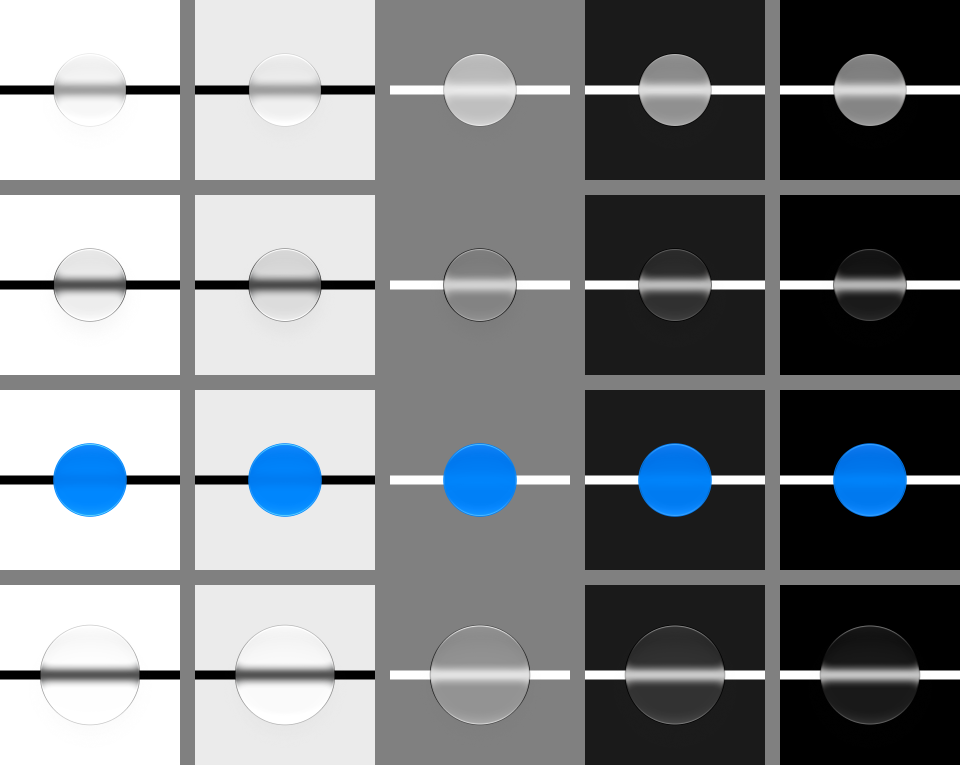
#> input picture research/liquid-glass/figma27/sheet-3x.png, 1920 x 1530 px (shown at 1/2 size)
$ python analyze_figma27.py
#> lines starting #> are read from the running program, lines starting #| are printed output that depends on the picture
"""iOS 27 (Apple's Figma kit, figma27/*.png, 3x): interior transfer, edge profile, vertical profile.

    python3 analyze_figma27.py [sheet.png sizes.png]   → data/figma27.json (+ printed tables)

Layouts (pt, 3x renders), measured from the images:
  sheet: 5 × 4 tiles of 120 pt at a 130 pt pitch; backdrops 255, 235, 128, 26, 0; a 6 pt stripe
         across each tile's centre (black on 255/235, white on the rest); a circle centred in the
         tile, 48 pt (rows 0–2: regular light, regular dark, prominent) or 66 pt (row 3: clear).
  sizes: 4 × 2 tiles of 340 × 320 pt at 350 / 330 pt; backdrops white, ebebeb, a blue→orange
         gradient, 1a1a1a; a 160×44 bar at (90, 20) and a 300×200 capsule at (20, 100), each with a
         4 pt stripe through its centre. Row 0 light, row 1 dark.
Edge profile: luminance minus the bare backdrop by signed distance (1 px = ⅓ pt bins, negative
inside) in 8 normal directions (0° = right, 90° = down), away from the stripe.
"""
import json
import sys
from pathlib import Path

import numpy as np
from PIL import Image

ROOT = Path(__file__).resolve().parent.parent
FIG = ROOT / "figma27"
S = 3
SHEET_BG = [255, 235, 128, 26, 0]
SHEET_ROWS = [("regular", "light", 48), ("regular", "dark", 48), ("prominent", "light", 48), ("clear", "light", 66)]
SIZES_BG = ["ffffff", "ebebeb", "gradient", "1a1a1a"]


def load(path):
    return np.asarray(Image.open(path).convert("RGB")).astype(np.float64)


def circle_geo(cx, cy, r, h, w):
    yy, xx = np.mgrid[0:h, 0:w].astype(np.float64) + 0.5
    dx, dy = xx - cx, yy - cy
    rr = np.hypot(dx, dy)
    return rr - r, dx / np.maximum(rr, 1e-9), dy / np.maximum(rr, 1e-9)


def capsule_geo(x, y, w, h, H, W):
    """Signed distance (px) of a capsule/rounded box with radius min(w, h)/2."""
    r = min(w, h) / 2
    yy, xx = np.mgrid[0:H, 0:W].astype(np.float64) + 0.5
    cx, cy = x + w / 2, y + h / 2
    qx = np.abs(xx - cx) - w / 2 + r
    qy = np.abs(yy - cy) - h / 2 + r
    ox, oy = np.maximum(qx, 0), np.maximum(qy, 0)
    out = np.hypot(ox, oy)
    d = out + np.minimum(np.maximum(qx, qy), 0) - r
    nx = np.where(out > 0, ox / np.maximum(out, 1e-9), np.where(qx > qy, 1.0, 0.0)) * np.sign(xx - cx)
    ny = np.where(out > 0, oy / np.maximum(out, 1e-9), np.where(qx > qy, 0.0, 1.0)) * np.sign(yy - cy)
    return d, nx, ny


def profile(lum, bg, d, nx, ny, stripe_mask, dmin=-12, dmax=9):
    """Δ luminance by distance bin (px) for 8 directions, stripe excluded."""
    ang = (np.degrees(np.arctan2(ny, nx)) + 360 + 22.5) % 360 // 45
    di = np.floor(d).astype(int)
    out = {}
    for a in range(8):
        row = []
        for k in range(dmin, dmax):
            m = (ang == a) & (di == k) & ~stripe_mask
            row.append(round(float(np.median(lum[m] - bg[m])), 1) if m.sum() > 3 else None)
        out[a * 45] = row
    return {"d_px": list(range(dmin, dmax)), "by_angle": out}


def main():
    sheet = load(sys.argv[1] if len(sys.argv) > 1 else FIG / "sheet-3x.png")
    sizes = load(sys.argv[2] if len(sys.argv) > 2 else FIG / "sizes-3x.png")
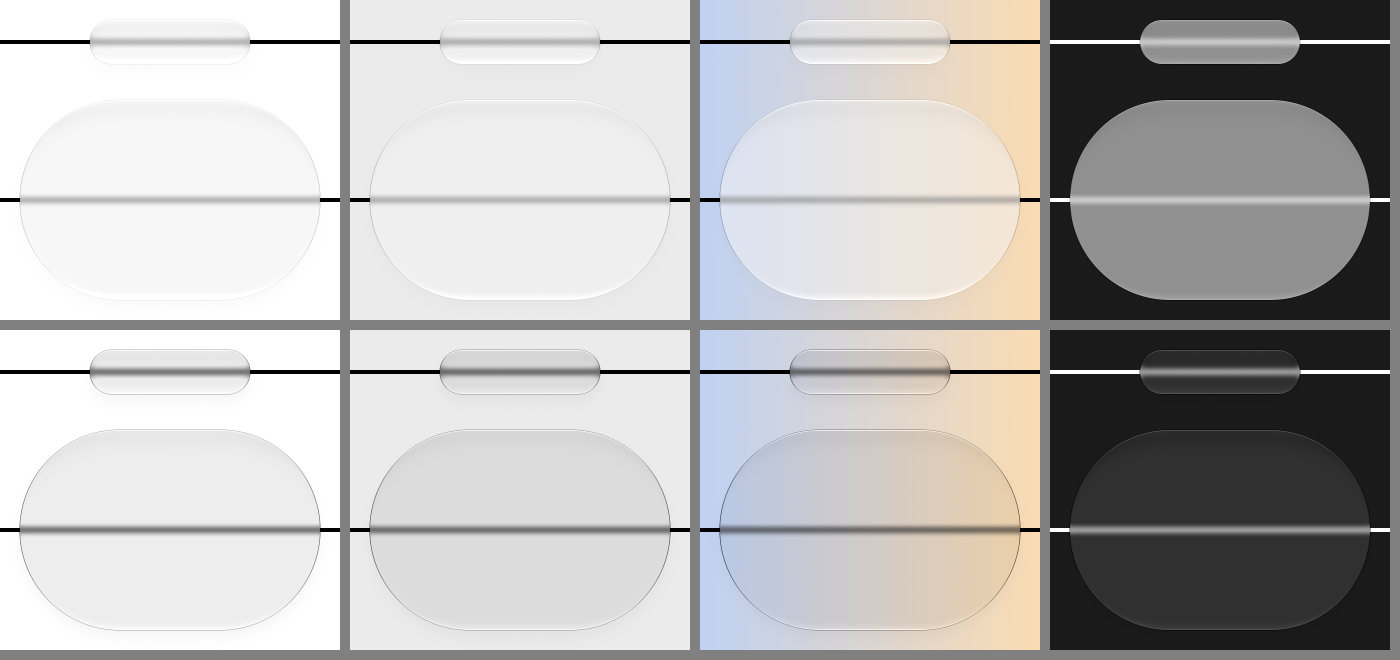
#> input picture research/liquid-glass/figma27/sizes-3x.png, 4200 x 1980 px (shown at 1/3 size)
    result = {"sheet": {}, "sizes": {}}
    for row, (variant, scheme, size) in enumerate(SHEET_ROWS):
        for col, bgv in enumerate(SHEET_BG):
            y0, x0 = row * 390, col * 390
            tile = sheet[y0:y0 + 360, x0:x0 + 360]
            lum = tile.mean(axis=2)
            h, w = lum.shape
            d, nx, ny = circle_geo(180, 180, size * S / 2, h, w)
            stripe = np.abs(np.mgrid[0:h, 0:w][0] + 0.5 - 180) < 9 + 6
            bg = np.full_like(lum, float(bgv))
            inner = d < -9
            upper = inner & (np.mgrid[0:h, 0:w][0] < 180 - 15)
            lower = inner & (np.mgrid[0:h, 0:w][0] > 180 + 15)
            key = f"{variant}-{scheme}/{bgv}"
            result["sheet"][key] = {
                "upper": round(float(np.median(lum[upper])), 1),
                "lower": round(float(np.median(lum[lower])), 1),
                "edge": profile(lum, bg, d, nx, ny, stripe),
            }
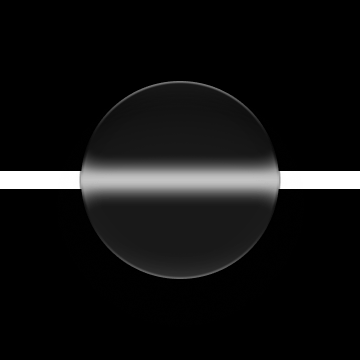
#> lum: shape (360, 360) float64; min 0, max 255, mean 18.2
#> after the loop, result = 2 items
    for row, scheme in enumerate(["light", "dark"]):
        for col, bgname in enumerate(SIZES_BG):
            y0, x0 = row * 990, col * 1050
            tile = sizes[y0:y0 + 960, x0:x0 + 1020]
            lum = tile.mean(axis=2)
            h, w = lum.shape
            # Bare backdrop: the tile's first row repeated (flat, or the horizontal gradient).
            bgimg = np.repeat(tile[2:3], h, axis=0)
            bg = bgimg.mean(axis=2)
            yy = np.mgrid[0:h, 0:w][0] + 0.5
            for name, (x, y, ww, hh), half in [("bar", (90, 20, 160, 44), 6), ("capsule", (20, 100, 300, 200), 6)]:
                d, nx, ny = capsule_geo(x * S, y * S, ww * S, hh * S, h, w)
                cy = (y + hh / 2) * S
                stripe = np.abs(yy - cy) < half + 9
                inner = (d < -12) & ~stripe
                key = f"{name}-{scheme}/{bgname}"
                entry = {
                    "edge": profile(lum, bg, d, nx, ny, stripe | (d < -40)),
                    "interior": round(float(np.median(lum[inner])), 1),
                    "backdrop": round(float(np.median(bg[inner])), 1),
                }
                # Chroma kept (gradient): mean (max−min) inside vs the backdrop under it.
                chroma = tile.max(axis=2) - tile.min(axis=2)
                bchroma = bgimg.max(axis=2) - bgimg.min(axis=2)
                entry["chroma_ratio"] = round(float(chroma[inner].mean() / max(bchroma[inner].mean(), 1e-6)), 3)
                # Vertical profile through the centre column band, interior only (pt from top).
                col_band = (np.abs(np.mgrid[0:h, 0:w][1] + 0.5 - (x + ww / 2) * S) < 30) & (d < -3) & ~stripe
                rows = []
                for k in range(int(y * S), int((y + hh) * S), 6):
                    m = col_band & (yy >= k) & (yy < k + 6)
                    if m.any():
                        rows.append([round((k - y * S) / S, 1), round(float(np.median(lum[m] - bg[m])), 1)])
                entry["vertical"] = rows
                result["sizes"][key] = entry
#> this loop made 2 passes
#> pass 1, in profile (call 21), `ang = (np.degrees(np.arctan2(ny, nx)) + 360 + 22.5) % 360 // 45`:
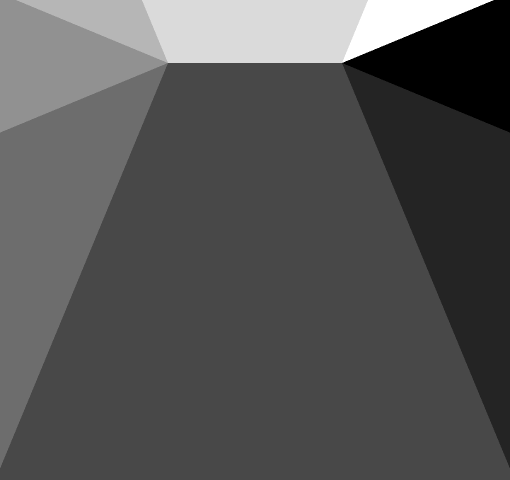
#> ang: shape (960, 1020) float64 (shown at 1/2 size); min 0, max 7, mean 2.34; drawn with min black and max white
#> pass 1, in profile (call 21), `di = np.floor(d).astype(int)`:
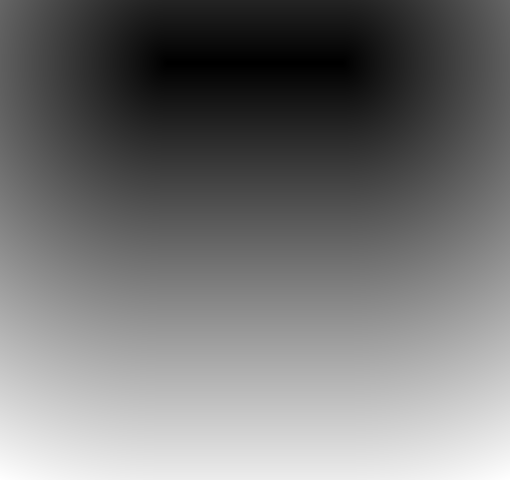
#> di: shape (960, 1020) int64 (shown at 1/2 size); min -66, max 832, mean 346.4; drawn with min black and max white
#> pass 1, in profile (call 22), `ang = (np.degrees(np.arctan2(ny, nx)) + 360 + 22.5) % 360 // 45`:
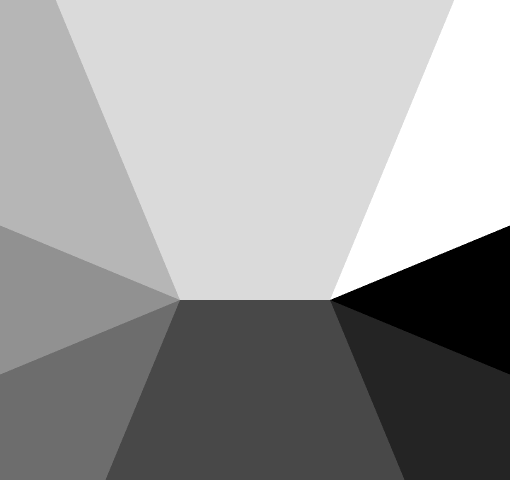
#> ang: shape (960, 1020) float64 (shown at 1/2 size); min 0, max 7, mean 4.28; drawn with min black and max white
#> pass 1, in profile (call 22), `di = np.floor(d).astype(int)`:
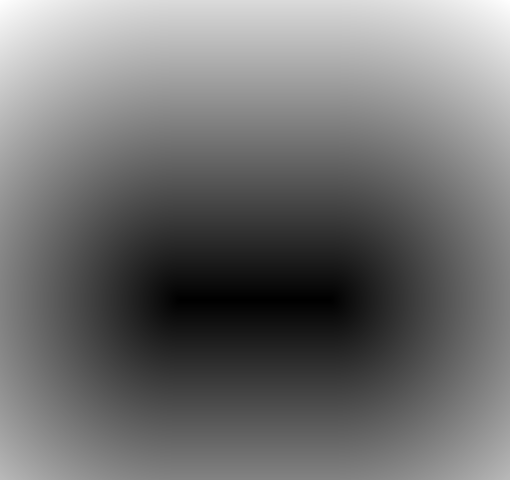
#> di: shape (960, 1020) int64 (shown at 1/2 size); min -300, max 399, mean 12.5; drawn with min black and max white
#> after the loop:
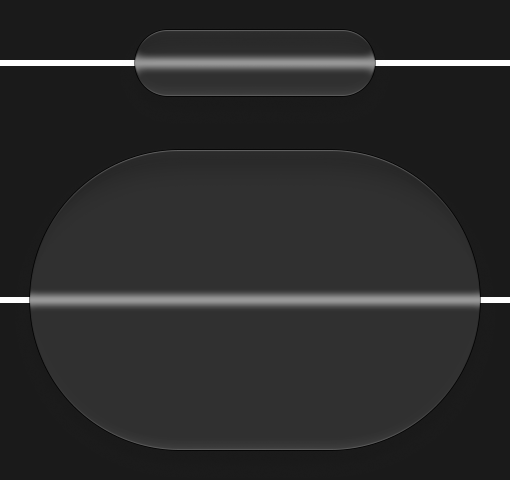
#> lum: shape (960, 1020) float64 (shown at 1/2 size); min 0, max 255, mean 42.7
    (ROOT / "data" / "figma27.json").write_text(json.dumps(result, indent=1))
    print("interior (sheet, 48/66 pt, upper / lower half):")
    for k, v in result["sheet"].items():
        print(f"  {k:22s} {v['upper']:6.1f} / {v['lower']:6.1f}")
#> this loop made 20 passes
#> k on passes 1 to 12: 'regular-light/255', 'regular-light/235', 'regular-light/128', 'regular-light/26', 'regular-light/0', 'regular-dark/255', 'regular-dark/235', 'regular-dark/128', 'regular-dark/26', 'regular-dark/0', 'prominent-light/255', 'prominent-light/235'
#|   regular-light/255       241.0 /  247.0
#|   regular-light/235       233.0 /  239.0
#|   regular-light/128       186.0 /  192.0
#|   regular-light/26        139.0 /  145.0
#|   regular-light/0         128.0 /  134.0
#|   regular-dark/255        230.0 /  237.0
#|   regular-dark/235        213.0 /  220.0
#|   regular-dark/128        126.0 /  132.0
#> (further printed lines are left out)
    print("interior (sizes): ")
    for k, v in result["sizes"].items():
        print(f"  {k:24s} backdrop {v['backdrop']:6.1f} → {v['interior']:6.1f}  chroma kept {v['chroma_ratio']}")
#> this loop made 16 passes
#> k on passes 1 to 12: 'bar-light/ffffff', 'capsule-light/ffffff', 'bar-light/ebebeb', 'capsule-light/ebebeb', 'bar-light/gradient', 'capsule-light/gradient', 'bar-light/1a1a1a', 'capsule-light/1a1a1a', 'bar-dark/ffffff', 'capsule-dark/ffffff', 'bar-dark/ebebeb', 'capsule-dark/ebebeb'
#|   bar-light/ffffff         backdrop  255.0 →  243.0  chroma kept 845.411
#|   capsule-light/ffffff     backdrop  255.0 →  247.0  chroma kept 14.738
#|   bar-light/ebebeb         backdrop  235.0 →  235.0  chroma kept 905.797
#|   capsule-light/ebebeb     backdrop  235.0 →  239.0  chroma kept 4.913
#|   bar-light/gradient       backdrop  215.0 →  225.7  chroma kept 0.535
#|   capsule-light/gradient   backdrop  215.0 →  229.7  chroma kept 0.517
#|   bar-light/1a1a1a         backdrop   26.0 →  144.0  chroma kept 3774.155
#|   capsule-light/1a1a1a     backdrop   26.0 →  144.0  chroma kept 1331.303
#> (further printed lines are left out)


if __name__ == "__main__":
    main()
